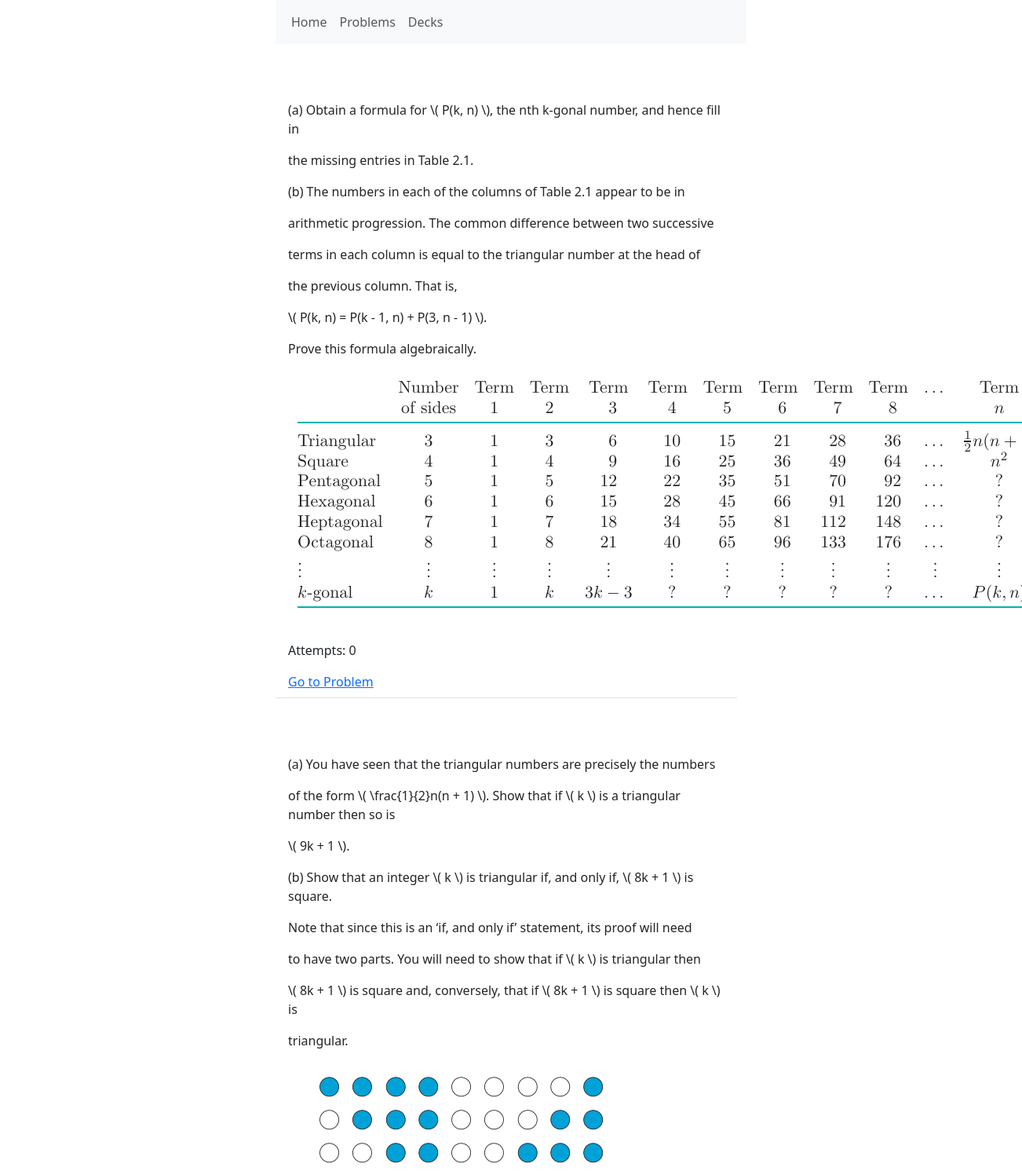
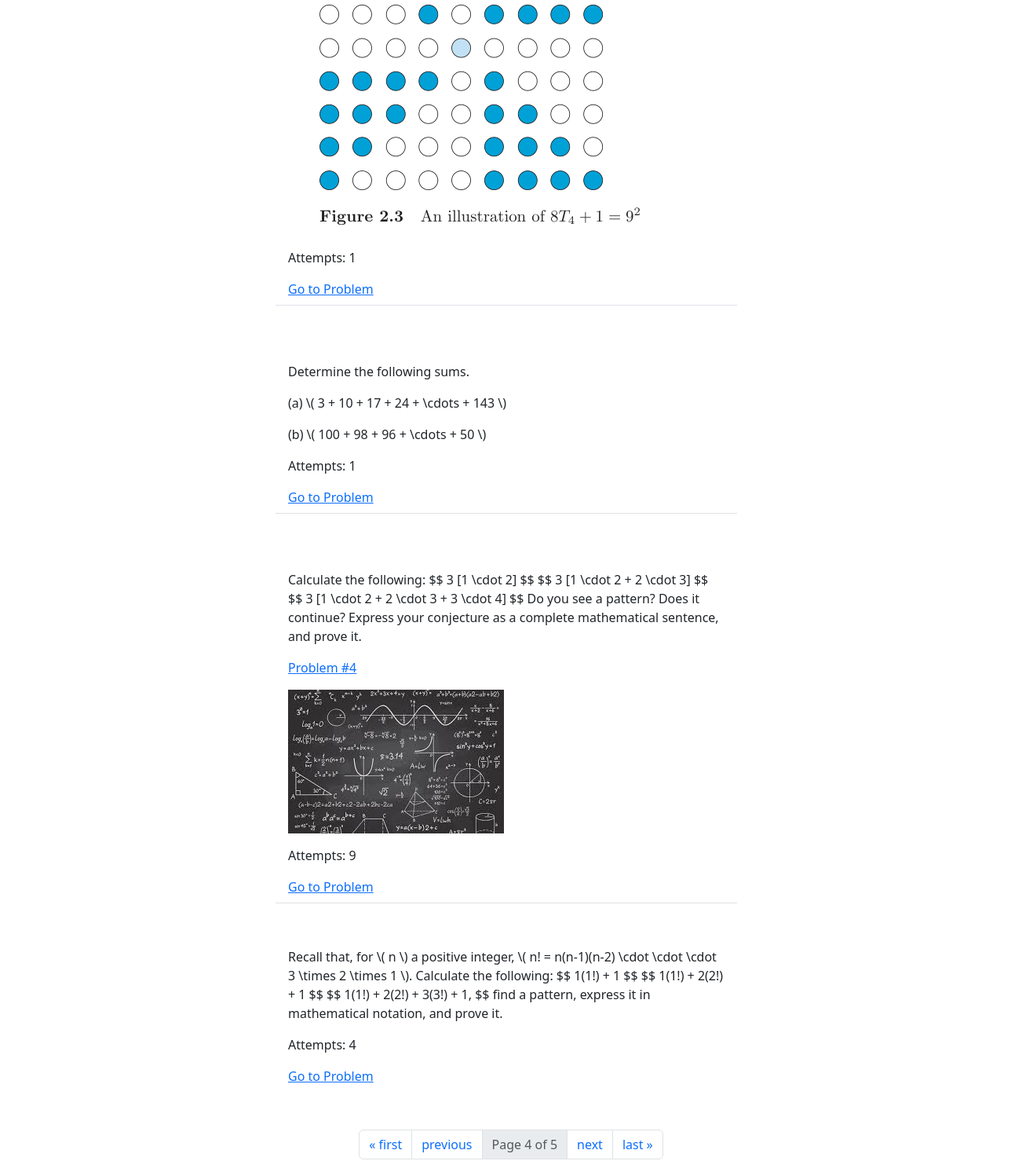
Page /problems/?page=4 on the committed database (2 pictures, top to bottom).
### problems/models.py (models this page shows, shortened)
class Problem(models.Model):
    body = models.TextField()
    pub_date = models.DateTimeField("date published", default=timezone.now)
    tags = TaggableManager(through=TaggedProblem)
    book_source = models.ForeignKey(
        'BookSource',
        on_delete=models.SET_NULL,
        null=True, blank=True
    )
    page_number = models.PositiveIntegerField(null=True, blank=True)
    problem_number = models.CharField(max_length=50, null=True, blank=True)
    class Meta:
        verbose_name = "problem"
        verbose_name_plural = "problems"
        ordering = ['-pub_date']

### problems/views.py (the view)
# urls.py: path("problems/", views.ProblemListView.as_view(), name="problem-list"),
class ProblemListView(ListView):
    model = Problem
    paginate_by = 5
    context_object_name = 'problem_list'
    template_name = 'problems/problem_list.html'

### problems/templatetags/problem_tags.py (called while the page is built)
@register.filter(name='render_problem_links')
def render_problem_links(text):
    def replace_link(match):
        problem_id = match.group(1)
        try:
            problem = Problem.objects.get(pk=problem_id)
            url = reverse('problems:problem-detail', args=[problem.id])
            link_text = (problem.body[:30] + '...') if len(problem.body) > 30 else problem.body
            return format_html('<a href="{}">{}</a>', url, link_text)
        except Problem.DoesNotExist:
            return f"[[Invalid Problem ID: {problem_id}]]"
    pattern = re.compile(r'\[\[problem:(\d+)\]\]')
    return pattern.sub(replace_link, text)

### problems/templates/problems/problem_list.html
{% extends "base.html" %}
{% block content %}
<ul class="list-group list-group-flush">
    {% for problem in object_list %}
        <li class="list-group-item mb-5">
           {% include 'problems/includes/problem_display.html' with object=problem %}
            <a href="{% url 'problems:problem-detail' pk=problem.id %}">
                Go to Problem
            </a>
        </li>
    {% empty %}
        <li>No problems yet.</li>
    {% endfor %}
</ul>
{% if is_paginated %}
 <nav aria-label="Page navigation">
    <ul class="pagination justify-content-center">
        {% if page_obj.has_previous %}
            <li class="page-item"><a class="page-link" href="?page=1">&laquo; first</a></li>
            <li class="page-item"><a class="page-link" href="?page={{ page_obj.previous_page_number }}">previous</a></li>
        {% endif %}
        <li class="page-item disabled">
            <a class="page-link" href="#" tabindex="-1" aria-disabled="true">
                Page {{ page_obj.number }} of {{ page_obj.paginator.num_pages }}
            </a>
        </li>
        {% if page_obj.has_next %}
            <li class="page-item"><a class="page-link" href="?page={{ page_obj.next_page_number }}">next</a></li>
            <li class="page-item"><a class="page-link" href="?page={{ page_obj.paginator.num_pages }}">last &raquo;</a></li>
        {% endif %}
    </ul>
    </nav>
{% endif %}
{% endblock %}

### problems/templates/problems/includes/problem_display.html
{% load problem_tags %}
<p>{{ object.body|render_problem_links|safe }}</p>
<p>Attempts: {{ object.attempts.count }}</p>

### rows in the picture
Problem: body|render_problem_links "(a) Obtain a formula for \\( P(k, n) \\), the nth k-gonal number, and hence fill in the missing entries in Table 2.1. (b) The numbers in each of the columns of Table 2.1 appear to be in arithmetic progression. The common difference between two successive terms in each column is equal to the triangular number at the head of the previous column. That is, \\( P(k, n) = P(k - 1, n) + P(3, n - 1) \\). Prove this formula algebraically.", body|render_problem_links (picture), attempts.count "0"
Problem: body|render_problem_links "(a) You have seen that the triangular numbers are precisely the numbers of the form \\( \\frac{1}{2}n(n + 1) \\). Show that if \\( k \\) is a triangular number then so is \\( 9k + 1 \\). (b) Show that an integer \\( k \\) is triangular if, and only if, \\( 8k + 1 \\) is square. Note that since this is an ‘if, and only if’ statement, its proof will need to have two parts. You will need to show that if \\( k \\) is triangular then \\( 8k + 1 \\) is square and, conversely, that if \\( 8k + 1 \\) is square then \\( k \\) is triangular.", body|render_problem_links (picture), attempts.count "1"
Problem: body|render_problem_links "Determine the following sums. (a) \\( 3 + 10 + 17 + 24 + \\cdots + 143 \\) (b) \\( 100 + 98 + 96 + \\cdots + 50 \\)", attempts.count "1"
Problem: body|render_problem_links "Calculate the following: $$ 3 [1 \\cdot 2] $$ $$ 3 [1 \\cdot 2 + 2 \\cdot 3] $$ $$ 3 [1 \\cdot 2 + 2 \\cdot 3 + 3 \\cdot 4] $$ Do you see a pattern? Does it continue? Express your conjecture as a complete mathematical sentence, and prove it. Problem #4", body|render_problem_links (picture), attempts.count "9"
Problem: body|render_problem_links "Recall that, for \\( n \\) a positive integer, \\( n! = n(n-1)(n-2) \\cdot \\cdot \\cdot 3 \\times 2 \\times 1 \\). Calculate the following: $$ 1(1!) + 1 $$ $$ 1(1!) + 2(2!) + 1 $$ $$ 1(1!) + 2(2!) + 3(3!) + 1, $$ find a pattern, express it in mathematical notation, and prove it.", attempts.count "4"

### other values in the picture
{{ page_obj.number }} "4"
{{ page_obj.paginator.num_pages }} "5"
